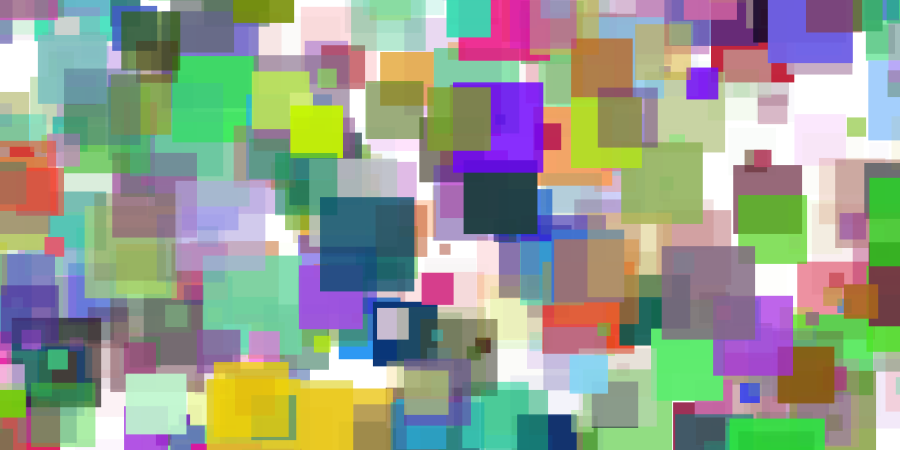
Frame 1 (no input)
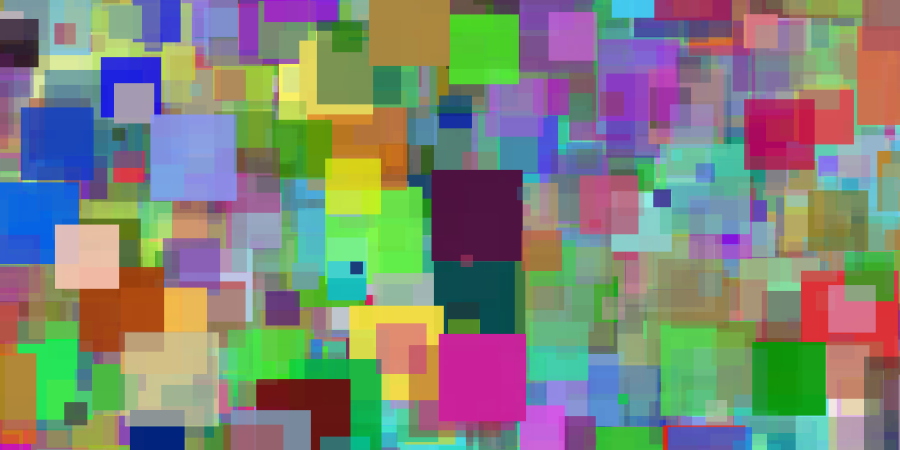
Frame 60 (the mouse pressed at the canvas centre just before this capture)
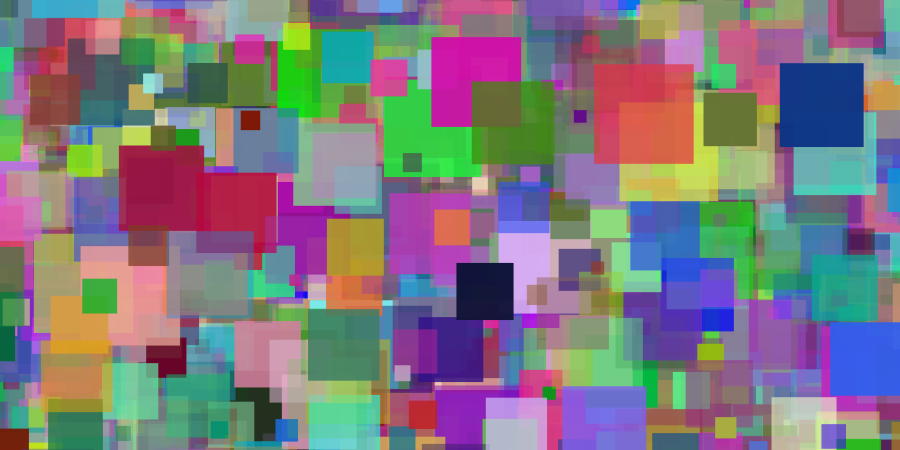
Frame 120 (the mouse held since frame 60 and released just before this capture)

The Processing sketch that drew these frames (run headless with seeded random() and noise(); from frame 60 on, the mouse is pressed at the canvas centre):

// Processing sketch: processing_27375
// ── processing_27375.pde

//By Ethan Bloom, got the idea from a simple class project//
int ballCount = 500;
float [] ballSize = new float [ballCount];
//ballCount is the same at 500//
float[] xPosition = new float [ballCount];
float[] yPosition = new float [ballCount];
float ColorRed;
float ColorBlue;
float ColorGreen;
float transp;

void setup(){
  size(900,450);
  ColorRed = 255;
  ColorBlue = 255;
  ColorGreen = 255;
  transp = 0;
  background(ColorRed,ColorBlue,ColorGreen);
}

void draw(){
    for(int i=0; i<ballCount; i++){
     //means were setting parrameters of i to the ball size// 
    ballSize[i] = random(10,100);
    xPosition [i] = random(-100,width);
    yPosition [i] = random(-100,height);}
    
  for(int i=0; i<ballCount; i++){
    smooth();
    fill(ColorRed,ColorBlue,ColorGreen,transp);
    ColorRed = random (0,255);
    ColorBlue = random (0,255);
    ColorGreen = random (0,255);
    transp = random (0,255);
    noStroke();
    rect(xPosition[i],yPosition[i],ballSize[i],ballSize[i]);
  //i is the random number//
  }
}     
                
